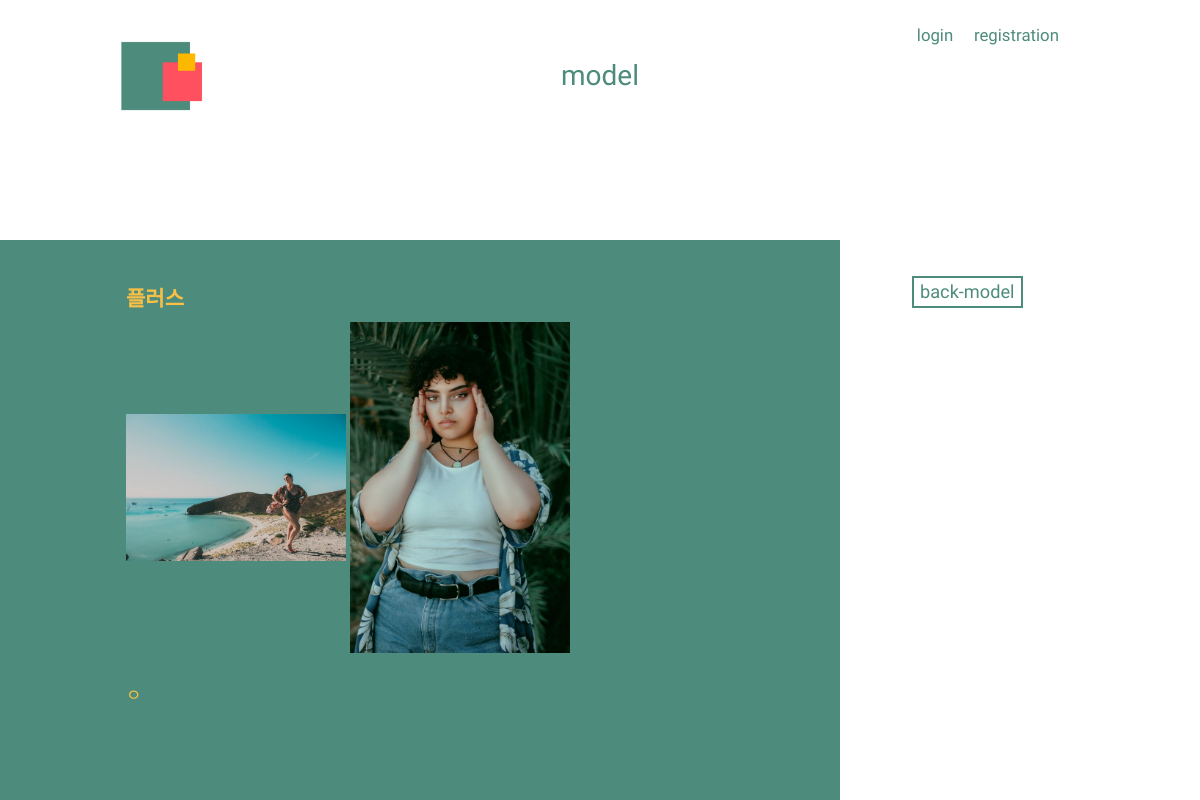
The app's page /posts/model/detail/7/ with its own data.
### posts/models.py (models this page shows, shortened)
class Models(models.Model):
    title = models.CharField(max_length=20)
    text = models.TextField(default='', null=True, blank=True)
    image1 = models.ImageField(upload_to = 'images/')
    image2 = models.ImageField(upload_to = 'images/', default='', null=True, blank=True)
    image3 = models.ImageField(upload_to = 'images/', default='', null=True, blank=True)
    image4 = models.ImageField(upload_to = 'images/', default='', null=True, blank=True)
    image5 = models.ImageField(upload_to = 'images/', default='', null=True, blank=True)
    thumbnail = ImageSpecField(source='image1', processors=[ResizeToFill(120,80)], format='JPEG')
    CATEGORY_CHOICES = (
        ('큐티', '큐티'),
        ('청량', '청량'),
        ('흑백사진', '흑백사진'),
        ('플러스모델', '플러스모델'),
    )
    category = models.CharField(max_length=5, choices=CATEGORY_CHOICES, null=True)

### posts/views.py (the view)
# urls.py: path('model/detail/<int:model_id>/', views.detail, name="model_detail"),
def detail(request, model_id):
    post_detail = Models.objects.get(pk=model_id)
    return render(request, 'model/model_detail.html', {'post_detail': post_detail})

### posts/templates/model/model_detail.html (shortened to what this page needs)
<head>
    {% load  staticfiles %}
    <link rel="stylesheet" href="{% static 'css/model_photo.css' %}">
    <link rel="stylesheet" href="https://stackpath.bootstrapcdn.com/bootstrap/4.3.1/css/bootstrap.min.css">
    <link rel="stylesheet" href="https://maxcdn.bootstrapcdn.com/bootstrap/3.3.2/css/bootstrap.min.css">
</head>
<body>
    <a href="{% url 'index' %}">
        <img class="logo" src="{% static 'image/logo.png' %}" alt="logo">
    </a>
    <div class="title">
        <p>model</p>
    </div>
    <div class="category">
        {% if user.is_authenticated %}
            <a id="user_name" href="{% url 'profile' user.pk %}">{{ user.username }}</a>
            <a href="{% url 'logout' %}">logout</a>
        {% else %}
            <a href="{% url 'login' %}">login</a>
            <a href="{% url 'signup' %}">registration</a>
        {% endif %}
    </div>
    <div class="f">
        <div class="detail">
            <p class="detail_title">{{ post_detail.title }}</p>
            {% if post_detail.image1 != '' %}
                <img src="{{ post_detail.image1.url }}" width = "220" alt = "{{ post_detail.title }}">
            {% endif %}
            {% if post_detail.image2 != '' %}
                <img src="{{ post_detail.image2.url }}" width = "220" alt = "{{ post_detail.title }}">
            {% endif %}
            <p class="detail_content">{{ post_detail.text }}</p>
        </div>
    </div>
    <div class="g">
        <div class="detail_back">
            <a href="{% url 'model' %}"><button>back-model</button></a>
        </div>
    </div>
</body>

### posts/static/css/model_photo.css (style rules this page uses)
body { margin: 0; padding: 0; overflow-x: hidden; }
.logo { position: absolute; top: 5%; left: 10%; width: 7%; }
.title { position: absolute; display: inline; top: 7%; left: 0; width: 100%; height: 1%; }
.title > p { position: relative; text-align: center; font-family: 'Lacquer', sans-serif; color: rgb(77,139,124); font-size: 2em; margin-top: 0; padding-top: 0; }
.category { z-index: 2; top: 3%; left: 75%; position: absolute; display: inline; }
.category > a { font-family: 'Lacquer', sans-serif; color: rgb(77,139,124); font-size: 1.2em; text-decoration: none; margin-left: 1em; }
.f { position: absolute; top: 30%; width: 70%; min-height: 70%; background-color: rgb(77,139,124); }
.detail { margin: 5% 15%; }
.detail > p { color: rgb(249,192,69); }
.detail_title { font-size: 1.5em; font-weight: bold; }
.detail_content { font-size: 1.2em; margin-top: 5%; }
.g { position: absolute; top: 30%; left: 70%; width: 30%; min-height: 70%; }
.detail_back > a > button { color: rgb(77,139,124); border: rgb(77,139,124) 2px solid; background-color: white; font-family: 'Lacquer', sans-serif; font-size: 1.3em; margin: 10% 0 0 20%; }

### records on screen
Models: title "플러스", image1 (picture), image2 (picture), text "ㅇ"
